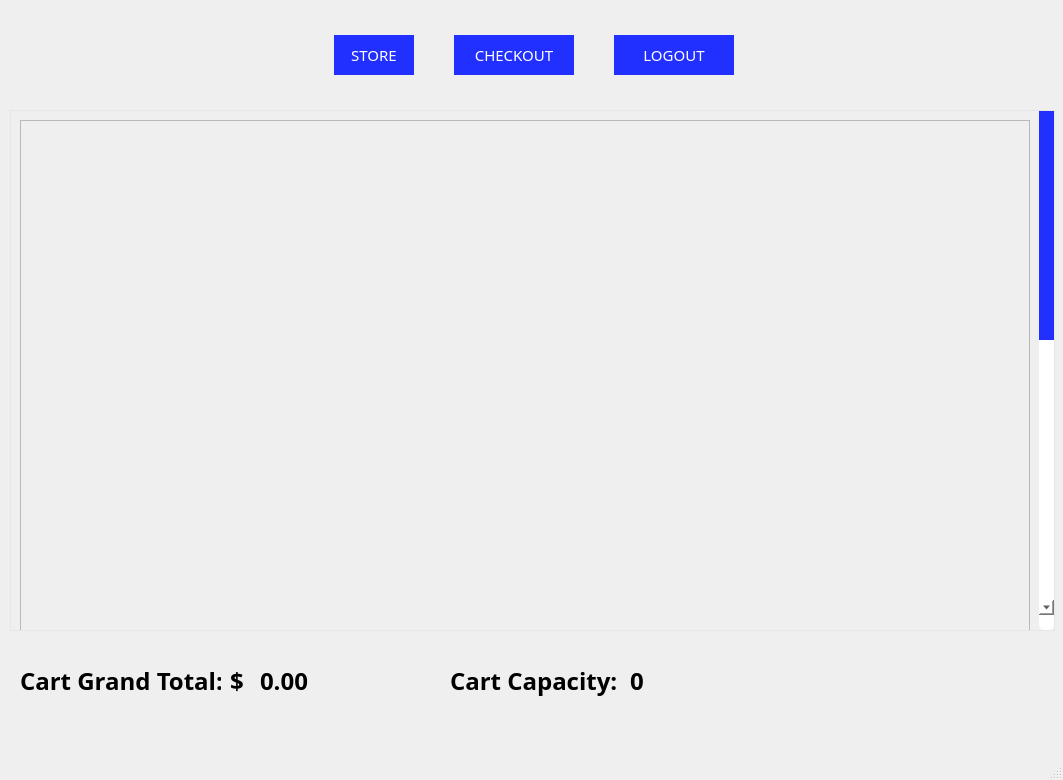
<?xml version="1.0" encoding="UTF-8"?>
<ui version="4.0">
 <class>CartWindow</class>
 <widget class="QMainWindow" name="CartWindow">
  <property name="geometry">
   <rect>
    <x>0</x>
    <y>0</y>
    <width>1063</width>
    <height>780</height>
   </rect>
  </property>
  <property name="minimumSize">
   <size>
    <width>1063</width>
    <height>780</height>
   </size>
  </property>
  <property name="maximumSize">
   <size>
    <width>1063</width>
    <height>780</height>
   </size>
  </property>
  <property name="windowTitle">
   <string>ANIMEX - Cart</string>
  </property>
  <widget class="QWidget" name="centralwidget">
   <widget class="QWidget" name="layoutWidget">
    <property name="geometry">
     <rect>
      <x>100</x>
      <y>10</y>
      <width>871</width>
      <height>91</height>
     </rect>
    </property>
    <layout class="QHBoxLayout" name="horizontalLayout">
     <property name="leftMargin">
      <number>200</number>
     </property>
     <property name="topMargin">
      <number>25</number>
     </property>
     <property name="rightMargin">
      <number>200</number>
     </property>
     <property name="bottomMargin">
      <number>25</number>
     </property>
     <item>
      <widget class="QPushButton" name="cartWindow_StoreBtn">
       <property name="minimumSize">
        <size>
         <width>80</width>
         <height>40</height>
        </size>
       </property>
       <property name="maximumSize">
        <size>
         <width>12</width>
         <height>16777215</height>
        </size>
       </property>
       <property name="font">
        <font>
         <family>Public Sans Medium</family>
         <pointsize>11</pointsize>
        </font>
       </property>
       <property name="cursor">
        <cursorShape>PointingHandCursor</cursorShape>
       </property>
       <property name="autoFillBackground">
        <bool>false</bool>
       </property>
       <property name="styleSheet">
        <string notr="true">background:rgb(34, 48, 255);
color: white;
border: none;</string>
       </property>
       <property name="text">
        <string>STORE</string>
       </property>
      </widget>
     </item>
     <item>
      <widget class="QPushButton" name="cartWindow_CheckoutBtn">
       <property name="minimumSize">
        <size>
         <width>0</width>
         <height>40</height>
        </size>
       </property>
       <property name="maximumSize">
        <size>
         <width>120</width>
         <height>16777215</height>
        </size>
       </property>
       <property name="font">
        <font>
         <family>Public Sans Medium</family>
         <pointsize>11</pointsize>
        </font>
       </property>
       <property name="cursor">
        <cursorShape>PointingHandCursor</cursorShape>
       </property>
       <property name="autoFillBackground">
        <bool>false</bool>
       </property>
       <property name="styleSheet">
        <string notr="true">background:rgb(34, 48, 255);
color: white;
border: none;</string>
       </property>
       <property name="text">
        <string>CHECKOUT</string>
       </property>
      </widget>
     </item>
     <item>
      <widget class="QPushButton" name="cartWindow_LogoutBtn">
       <property name="minimumSize">
        <size>
         <width>0</width>
         <height>40</height>
        </size>
       </property>
       <property name="maximumSize">
        <size>
         <width>120</width>
         <height>16777215</height>
        </size>
       </property>
       <property name="font">
        <font>
         <family>Public Sans Medium</family>
         <pointsize>11</pointsize>
        </font>
       </property>
       <property name="cursor">
        <cursorShape>PointingHandCursor</cursorShape>
       </property>
       <property name="autoFillBackground">
        <bool>false</bool>
       </property>
       <property name="styleSheet">
        <string notr="true">background:rgb(34, 48, 255);
color: white;
border: none;</string>
       </property>
       <property name="text">
        <string>LOGOUT</string>
       </property>
      </widget>
     </item>
    </layout>
   </widget>
   <widget class="QScrollArea" name="scrollArea">
    <property name="geometry">
     <rect>
      <x>10</x>
      <y>110</y>
      <width>1045</width>
      <height>521</height>
     </rect>
    </property>
    <property name="minimumSize">
     <size>
      <width>0</width>
      <height>0</height>
     </size>
    </property>
    <property name="maximumSize">
     <size>
      <width>16777215</width>
      <height>16777215</height>
     </size>
    </property>
    <property name="cursor" stdset="0">
     <cursorShape>ArrowCursor</cursorShape>
    </property>
    <property name="styleSheet">
     <string notr="true">QScrollArea {
	border: 1px solid rgb(230, 230, 230);
}

QScrollBar:vertical {
	border: none;
	background-color: white;
	border-radius: 5px;
	width: 15px;
	margin: 15px 0 0;
}


/* Handle */
QScrollBar::handle:vertical {
	background-color: rgb(34, 48, 255);
}

/* Top Btn */
QScrollBar::sub-line:vertical {
	background-color:rgb(34, 48, 255);
}</string>
    </property>
    <property name="widgetResizable">
     <bool>true</bool>
    </property>
    <widget class="QWidget" name="scrollAreaWidgetContents">
     <property name="geometry">
      <rect>
       <x>0</x>
       <y>0</y>
       <width>1028</width>
       <height>1218</height>
      </rect>
     </property>
     <layout class="QVBoxLayout" name="verticalLayout_2">
      <item>
       <widget class="QFrame" name="cartWindow_ItemsFrame">
        <property name="minimumSize">
         <size>
          <width>0</width>
          <height>1200</height>
         </size>
        </property>
        <property name="frameShape">
         <enum>QFrame::StyledPanel</enum>
        </property>
        <property name="frameShadow">
         <enum>QFrame::Raised</enum>
        </property>
       </widget>
      </item>
     </layout>
    </widget>
   </widget>
   <widget class="QLabel" name="label">
    <property name="geometry">
     <rect>
      <x>20</x>
      <y>660</y>
      <width>201</width>
      <height>41</height>
     </rect>
    </property>
    <property name="font">
     <font>
      <family>Public Sans</family>
      <pointsize>18</pointsize>
      <weight>75</weight>
      <bold>true</bold>
     </font>
    </property>
    <property name="text">
     <string>Cart Grand Total:</string>
    </property>
   </widget>
   <widget class="QLabel" name="cartWindow_GrandTotalLabel">
    <property name="geometry">
     <rect>
      <x>260</x>
      <y>660</y>
      <width>171</width>
      <height>41</height>
     </rect>
    </property>
    <property name="font">
     <font>
      <family>Public Sans</family>
      <pointsize>18</pointsize>
      <weight>75</weight>
      <bold>true</bold>
     </font>
    </property>
    <property name="styleSheet">
     <string notr="true">color: </string>
    </property>
    <property name="text">
     <string>0.00</string>
    </property>
   </widget>
   <widget class="QLabel" name="label_3">
    <property name="geometry">
     <rect>
      <x>230</x>
      <y>660</y>
      <width>31</width>
      <height>41</height>
     </rect>
    </property>
    <property name="font">
     <font>
      <family>Public Sans</family>
      <pointsize>18</pointsize>
      <weight>75</weight>
      <bold>true</bold>
     </font>
    </property>
    <property name="styleSheet">
     <string notr="true">color: </string>
    </property>
    <property name="text">
     <string>$</string>
    </property>
   </widget>
   <widget class="QLabel" name="label_2">
    <property name="geometry">
     <rect>
      <x>450</x>
      <y>660</y>
      <width>201</width>
      <height>41</height>
     </rect>
    </property>
    <property name="font">
     <font>
      <family>Public Sans</family>
      <pointsize>18</pointsize>
      <weight>75</weight>
      <bold>true</bold>
     </font>
    </property>
    <property name="text">
     <string>Cart Capacity:</string>
    </property>
   </widget>
   <widget class="QLabel" name="cartWindow_CapacityLabel">
    <property name="geometry">
     <rect>
      <x>630</x>
      <y>660</y>
      <width>171</width>
      <height>41</height>
     </rect>
    </property>
    <property name="font">
     <font>
      <family>Public Sans</family>
      <pointsize>18</pointsize>
      <weight>75</weight>
      <bold>true</bold>
     </font>
    </property>
    <property name="styleSheet">
     <string notr="true">color: </string>
    </property>
    <property name="text">
     <string>0</string>
    </property>
   </widget>
  </widget>
  <widget class="QMenuBar" name="menubar">
   <property name="geometry">
    <rect>
     <x>0</x>
     <y>0</y>
     <width>1063</width>
     <height>21</height>
    </rect>
   </property>
  </widget>
  <widget class="QStatusBar" name="statusbar"/>
 </widget>
 <resources/>
 <connections/>
</ui>
